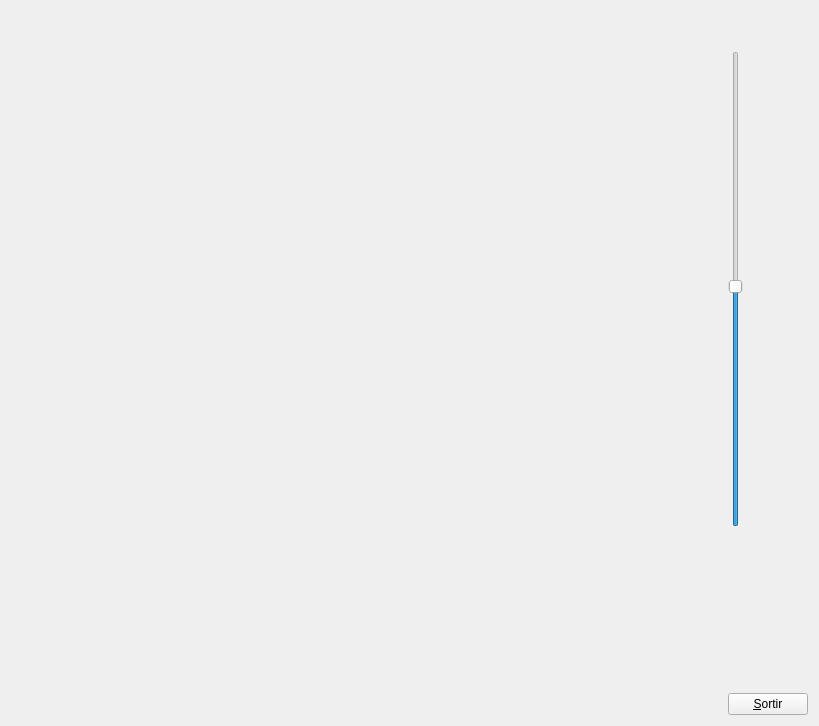
<?xml version="1.0" encoding="UTF-8"?>
<ui version="4.0">
 <class>MyForm</class>
 <widget class="QWidget" name="MyForm">
  <property name="geometry">
   <rect>
    <x>0</x>
    <y>0</y>
    <width>819</width>
    <height>726</height>
   </rect>
  </property>
  <property name="windowTitle">
   <string>Form</string>
  </property>
  <layout class="QHBoxLayout" name="horizontalLayout">
   <item>
    <widget class="MyGLWidget" name="widget" native="true">
     <property name="sizePolicy">
      <sizepolicy hsizetype="Expanding" vsizetype="Expanding">
       <horstretch>0</horstretch>
       <verstretch>0</verstretch>
      </sizepolicy>
     </property>
    </widget>
   </item>
   <item>
    <layout class="QVBoxLayout" name="verticalLayout">
     <item>
      <spacer name="verticalSpacer_2">
       <property name="orientation">
        <enum>Qt::Vertical</enum>
       </property>
       <property name="sizeHint" stdset="0">
        <size>
         <width>20</width>
         <height>40</height>
        </size>
       </property>
      </spacer>
     </item>
     <item>
      <widget class="QSlider" name="verticalSlider">
       <property name="sizePolicy">
        <sizepolicy hsizetype="Fixed" vsizetype="Expanding">
         <horstretch>0</horstretch>
         <verstretch>1</verstretch>
        </sizepolicy>
       </property>
       <property name="sizeIncrement">
        <size>
         <width>0</width>
         <height>0</height>
        </size>
       </property>
       <property name="baseSize">
        <size>
         <width>0</width>
         <height>0</height>
        </size>
       </property>
       <property name="value">
        <number>50</number>
       </property>
       <property name="orientation">
        <enum>Qt::Vertical</enum>
       </property>
      </widget>
     </item>
     <item>
      <spacer name="verticalSpacer">
       <property name="orientation">
        <enum>Qt::Vertical</enum>
       </property>
       <property name="sizeHint" stdset="0">
        <size>
         <width>20</width>
         <height>160</height>
        </size>
       </property>
      </spacer>
     </item>
     <item>
      <widget class="QPushButton" name="pushButton">
       <property name="sizePolicy">
        <sizepolicy hsizetype="Fixed" vsizetype="Fixed">
         <horstretch>0</horstretch>
         <verstretch>0</verstretch>
        </sizepolicy>
       </property>
       <property name="text">
        <string>&amp;Sortir</string>
       </property>
      </widget>
     </item>
    </layout>
   </item>
  </layout>
 </widget>
 <customwidgets>
  <customwidget>
   <class>MyGLWidget</class>
   <extends>QWidget</extends>
   <header>MyGLWidget.h</header>
   <container>1</container>
   <slots>
    <signal>zoomMouse(int)</signal>
    <slot>sliderZoom(int)</slot>
   </slots>
  </customwidget>
 </customwidgets>
 <resources/>
 <connections>
  <connection>
   <sender>pushButton</sender>
   <signal>clicked()</signal>
   <receiver>MyForm</receiver>
   <slot>close()</slot>
   <hints>
    <hint type="sourcelabel">
     <x>811</x>
     <y>718</y>
    </hint>
    <hint type="destinationlabel">
     <x>839</x>
     <y>529</y>
    </hint>
   </hints>
  </connection>
  <connection>
   <sender>widget</sender>
   <signal>zoomMouse(int)</signal>
   <receiver>verticalSlider</receiver>
   <slot>setValue(int)</slot>
   <hints>
    <hint type="sourcelabel">
     <x>547</x>
     <y>192</y>
    </hint>
    <hint type="destinationlabel">
     <x>744</x>
     <y>139</y>
    </hint>
   </hints>
  </connection>
  <connection>
   <sender>verticalSlider</sender>
   <signal>valueChanged(int)</signal>
   <receiver>widget</receiver>
   <slot>sliderZoom(int)</slot>
   <hints>
    <hint type="sourcelabel">
     <x>734</x>
     <y>231</y>
    </hint>
    <hint type="destinationlabel">
     <x>703</x>
     <y>237</y>
    </hint>
   </hints>
  </connection>
 </connections>
</ui>
